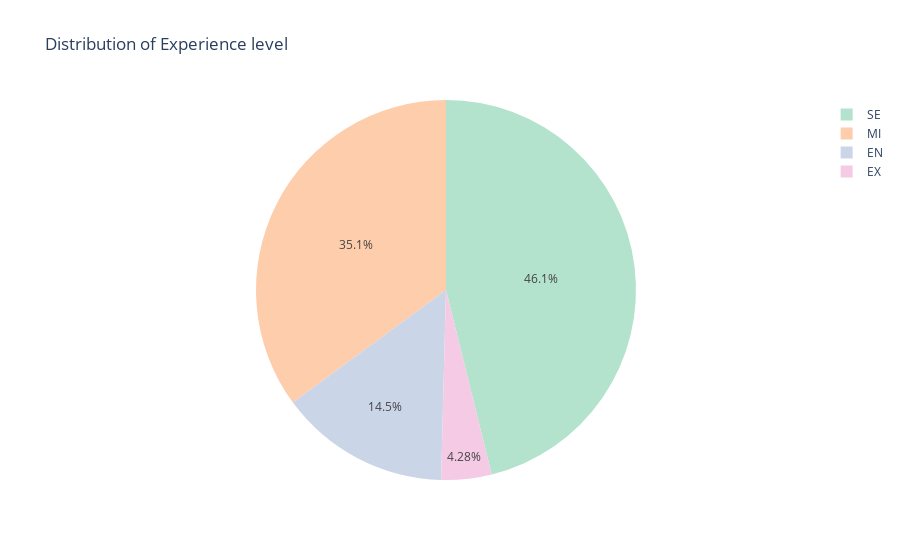

Notebook code cell kept with this figure:
### Markdown cell above
### Distribution of Experience level

### Code cell
df = dsjobs['experience_level'].value_counts().reset_index()
fig = px.pie(df, values='experience_level', names='index', title= 'Distribution of Experience level',
            color_discrete_sequence=px.colors.qualitative.Pastel2)
fig.show()

### Figure 1 — Plotly figure (JSON) as saved in the notebook; plotly's stock layout.template omitted (floating-point values rounded to 4 significant figures)
{"data": [{"domain": {"x": [0, 1], "y": [0, 1]}, "hovertemplate": "index=%{label}<br>experience_level=%{value}<extra></extra>", "labels": ["SE", "MI", "EN", "EX"], "legendgroup": "", "name": "", "showlegend": true, "type": "pie", "values": [280, 213, 88, 26]}], "layout": {"legend": {"tracegroupgap": 0}, "piecolorway": ["rgb(179,226,205)", "rgb(253,205,172)", "rgb(203,213,232)", "rgb(244,202,228)", "rgb(230,245,201)", "rgb(255,242,174)", "rgb(241,226,204)", "rgb(204,204,204)"], "title": {"text": "Distribution of Experience level"}}}
